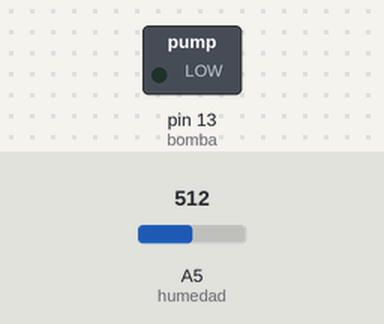
Bench run of a sketch on a simulated Arduino Uno, built with avr-gcc and run on an emulated ATmega328P. On the bench: switched loads named in the sketch (green lamp = pin HIGH). Inputs (shaded band) come from the test bench; at power-on: A5 (humedad) = 512. What the sketch prints to the serial monitor is not drawn.

Above: at 1.8 s.
1.9 s: A5 (humedad) set to 690
3.4 s: A5 (humedad) set to 708
At 4.8 s:
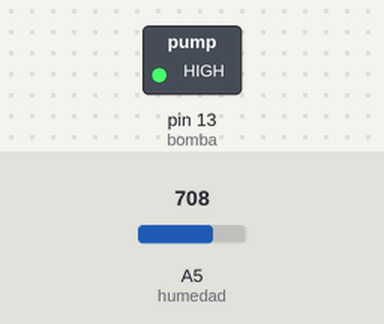
9.5 s: A5 (humedad) set to 710
Timing chart, 0 to 14.6 s (numbered marks = the images above; inputs shaded):
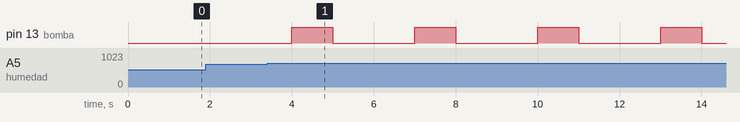

The sketch:

HumedadSuelo.ino
```cpp
//Programa realizado por Super AgroFighter para el canal
//de youtube de Agricultura Electrónica

//https://www.youtube.com/watch?v=Q2scRTYeaD4&t=83s

//Suscribirse, que no cuesta naaaaaa  :D


const int bomba = 13; //mi salida a la bomba es al pin 13
const int humedad = A5; //mido la humedad al analogico 0

// el valor que considero seco y hay que regar es de 700

void setup()
{
  Serial.begin(9600);
  pinMode(humedad, INPUT);
  pinMode(bomba, OUTPUT);
 }

void loop()
{
  int SensorValue = analogRead(humedad); //take a sample
  Serial.print(SensorValue); Serial.print(" - ");

  if(SensorValue >= 700)
  {
   // Si la tierra está seca, comenzara a regar
   // Riega durante 1 segundo y espera a comprobar la humedad otro segundo
   Serial.println("La tierra está seca, comienza el riego");
   digitalWrite(bomba, HIGH);
   delay(1000);
   digitalWrite(bomba, LOW);
   delay(1000);
  }
  //Si la tierra no está seca, no riega y da el valor de la humedad
  delay(1000);
}
```

Measured:
- the behaviour switches between 699 and 700 on A5 (humedad) (found by bisection; images 0 and 1)
- after the input at 1.9 s, every drawn part: stays the same
- after the input at 3.4 s, pin 13 (bomba): alternates HIGH for 1.0 s and LOW for 2.0 s, starting after 0.60 s
